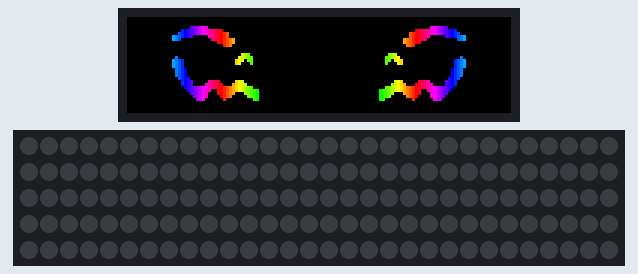
Bench run of a sketch on a simulated ESP32. Parts: 128×32 colour display, 150 RGB LEDs in strip order, left to right, continuing on the next row. Dim RGB values are drawn brighter than linear; colours are those a GRB WS2812 strip shows for the declared byte order.

Above: at 0.15 s.
At 4.97 s:
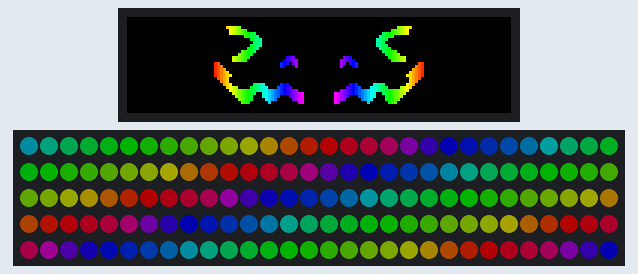
At 9.79 s:
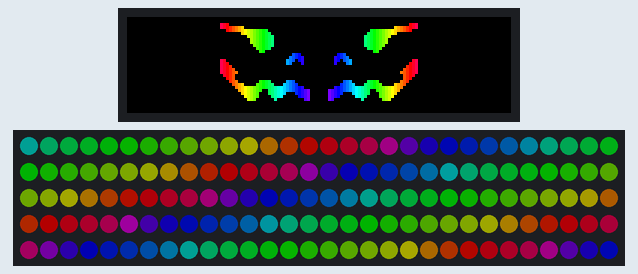
At 19.71 s:
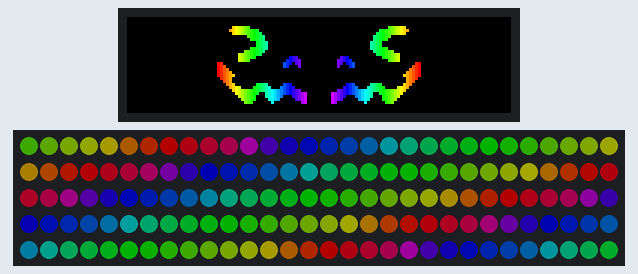
At 29.64 s:
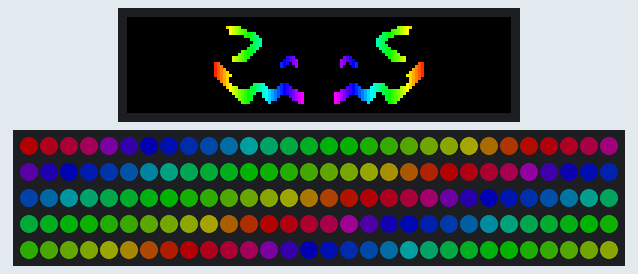
At 39.58 s:
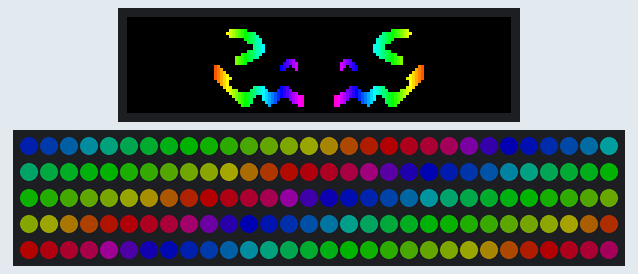

The sketch:

ProtoRainbow.ino
```cpp
/*********
   By speck and jtingf MUhahaha
  *********/
#include "ProtoRainbow.h"
#include "RainbowSettings.h"
#include "Frames.h"
#include <Arduino.h>
#include "Adafruit_GFX.h"
#include "Framebuffer_GFX.h"
#include "PxMatrix.h"
#include "FastLED.h"
#define P_LAT 22
#define P_A 19
#define P_B 23
#define P_C 18
#define P_D 5
#define P_E 15
#define P_OE 2

CRGB matrixleds[ledcount];

hw_timer_t * timer = NULL;
portMUX_TYPE timerMux = portMUX_INITIALIZER_UNLOCKED;
TaskHandle_t Task1;
TaskHandle_t Task2;

// Pins for LED MATRIX
#define matrix_width 128
#define matrix_height 32

// This defines the 'on' time of the display is us. The larger this number,
// the brighter the display. If too large the ESP will crash
uint8_t display_draw_time=10; //10-50 is usually fine

//rainbow scroll for WS2812B
void rainbow_wave(uint8_t thisSpeed, uint8_t deltaHue, int framedelay, int counts) {
// uint8_t thisHue = beatsin8(thisSpeed,0,255);
  for (int i = 0; i < (counts + 1); i++){
    uint8_t thisHue = beat8(thisSpeed,255);
    fill_rainbow(matrixleds, ledcount, thisHue, deltaHue);
    delay(framedelay);
    FastLED.show();
  }
}
void Task2code( void * pvParameters ){
  for(;;){
  delay(1);
  display.display(50); //was60
  }
}

void setup() {
  Serial.begin(9600);
  setCpuFrequencyMhz(160);
 xTaskCreatePinnedToCore(
    Task2code,
    "Task2",
    11000,
    NULL,
    24,
    &Task2,
    0);
  display.begin(16);
  display.setMuxDelay(1,1,1,1,1);
  display.setPanelsWidth(2);
  display.setFastUpdate(true);
  FastLED.addLeds<WS2812,4>(matrixleds, ledcount);  // "4" is the pin you connect your WS2812 matrix to !
  display.setBrightness(MATRIX_BRIGHTNESS); //this is where you set your brightness for HUB75
  FastLED.setBrightness(LED_BRIGHTNESS); //and for WS2812
}


void loop() {
  //display.clearDisplay();
  hueOffset += 1;
  if (hueOffset == (72*loopEvent + 1)){ //insert event on the (loopEvent)th RGB cycle TODO: what is 72???
    //your event goes here, here it blinks on every second cycle
    for (int h = 0; h < 7; h++){
      display.clearDisplay();
      switch (h){
        case 0:
        case 6:
        draw_face(blink1, h);
        rainbow_wave(50, 10, animation_delay, 4); //this function serves as a delay but to include the scrolling of WS2812B's, since there aint async or maybe im stupid
        break;
        case 1:
        case 5:
        draw_face(blink2, h);
        rainbow_wave(50, 10, animation_delay, 4);
        break;
        case 2:
        case 4:
        draw_face(blink3, h);
        rainbow_wave(50, 10, animation_delay, 4);
        break;
        case 3:
        draw_face(blink4, h);
        rainbow_wave(50, 10, animation_delay, 8);
        break;
      }
    }
    hueOffset = 4; // 4 Represents how may frames have passed? shouldnt it be 7?
    display.clearDisplay();
  }
  else{
    draw_face(cheer, hueOffset);
    rainbow_wave(50, 10, frame_delay, 1);
  }
}
```

ProtoRainbow.h
```cpp
// ProtoRainbow library
// https://github.com/speckly

#pragma once
#include "PxMatrix.h"
#include "RainbowSettings.h"
#include <math.h>

#define P_LAT 22
#define P_A 19
#define P_B 23
#define P_C 18
#define P_D 5
#define P_E 15
#define P_OE 2
PxMATRIX display(128,32,P_LAT, P_OE,P_A,P_B,P_C,P_D);


uint8_t newR;
uint8_t newG;
uint8_t newB;

int colorMap[64]; //this is an array containing hue values, which is mapped every color shift based on hueOffset, 64 elements
int loadPixel[3]; //singular pixel memory
int hue = 0;

struct colors {
  uint8_t CRed;
  uint8_t CGreen;
  uint8_t CBlue;
};


struct colors hue2rgb(int hue){
  newR = 0;
  newB = 0;
  newG = 0;
  struct colors outcolors;
  switch (hue/60){
      case 0: //cycle 1- R max G inc B 0 where hue < 60
      newR = 255;
      newG = (hue % 60) * 4.25; //4.25 ratio hue:rgb
      break;
      case 1: //cycle 2 - R dec G max B 0, hue < 120
      newR = 255 - (hue % 60) * 4.25;
      newG = 255;
      break;
      case 2: //cycle 3 - R 0 G max B inc, hue < 180
      newG = 255;
      newB = (hue % 60) * 4.25;
      break;
      case 3: //cycle 4 - r 0 G dec B max, hue < 240
      newG = 255 - (hue % 60) * 4.25;
      newB = 255;
      break;
      case 4: //cycle 5 - R inc G 0 B max, hue < 300
      newR = (hue % 60) * 4.25;
      newB = 255;
      break;
      case 5: //cycle 6 - B decreases to oblivion, hue >= 300
      newR = 255;
      newB = 255 - (hue % 60) * 4.25;
      break;
     }
  outcolors.CRed = newR;
  outcolors.CGreen = newG;
  outcolors.CBlue = newB;
  return outcolors;
}

void draw_face(const uint8_t ani[], int hueOffset){
  struct colors readcolors;
  //create the hue map
  for (int i = 0; i < imageWidth; i++)
  {
    hue = (wavelength * (i + hueOffset) * (360/imageWidth)) % 360;
    colorMap[i] = hue;
  }
  xsine_offset = round(sin((((xsine_period*hueOffset*360/(72*loopEvent))+xsine_phase)%360)*(M_PI/180))*xsine_amp + xsine_amp);
  ysine_offset = round(sin(((ysine_period*hueOffset*360/(72*loopEvent))%360)*(M_PI/180))*ysine_amp);

  //draw pixels on panel 1
  display.clearDisplay();
  for (int r = 0; r < pixelCount; r++){
    if (ani[r] == 1){
      readcolors = hue2rgb(colorMap[r % 64]);
      display.drawPixelRGB888(r % imageWidth - xsine_offset, (r / imageWidth) + ysine_offset, readcolors.CRed, readcolors.CGreen, readcolors.CBlue);
    }
  }
  //panel 2, x overflows from 64, since we defined one buffer
  for (int r = 0; r < pixelCount; r++){ //mirrored face
    if (ani[r] == 1){
      readcolors = hue2rgb(colorMap[r % 64]);
      display.drawPixelRGB888(r % imageWidth + 2 * (64 - r % imageWidth) - 1 + xsine_offset, (r / imageWidth) + ysine_offset, readcolors.CRed, readcolors.CGreen, readcolors.CBlue);
    }
  }
}
```

RainbowSettings.h
```cpp
#pragma once
const int ledcount = 150; // LED count for WS2812B
const int imageHeight = 32; //Your matrix height
const int imageWidth = 64; //Your matrix width
const int pixelCount = imageHeight * imageWidth;
int MATRIX_BRIGHTNESS = 255;
int LED_BRIGHTNESS = 60;
int hueOffset = 0; // Not needed to be modified
int wavelength = 2; // Default value is 1, is how many waves are shown?
int frame_delay = 10;
int animation_delay = 4; // Idk why it needs to be separate: 2024
int loopEvent = 2;
int xsine_period = 4; // (360/b)
int xsine_amp = 3; // mulitiplier
int xsine_phase = 0;
int xsine_offset = 0;
int ysine_offset = 0;
int ysine_period = 3; // to be adjusted
int ysine_amp = 4; // to also be adjusted
```

Source omitted: Frames.h (data table, 66508 bytes)
